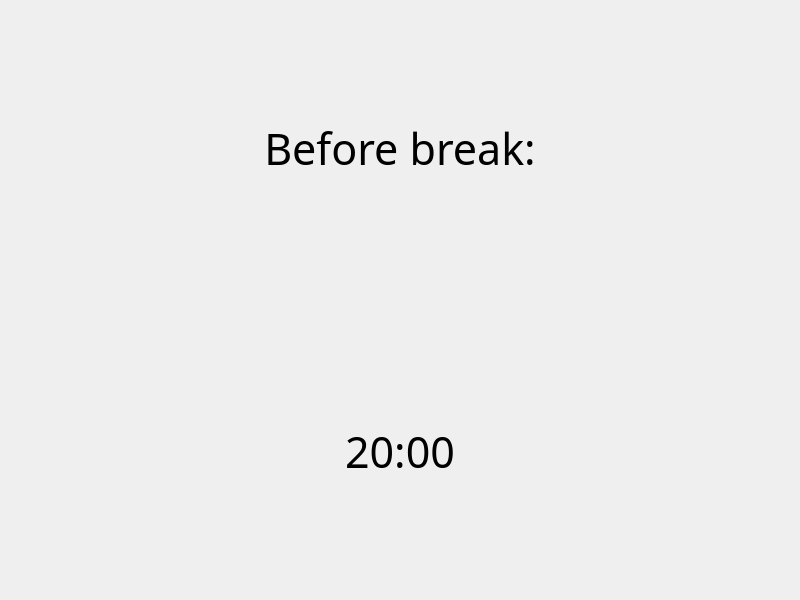
<?xml version="1.0" encoding="UTF-8"?>
<ui version="4.0">
 <class>MainWindow</class>
 <widget class="QMainWindow" name="MainWindow">
  <property name="geometry">
   <rect>
    <x>0</x>
    <y>0</y>
    <width>800</width>
    <height>600</height>
   </rect>
  </property>
  <property name="font">
   <font>
    <family>Sans Serif</family>
    <pointsize>32</pointsize>
   </font>
  </property>
  <property name="windowTitle">
   <string>EyeProtector</string>
  </property>
  <widget class="QWidget" name="centralwidget">
   <layout class="QGridLayout" name="gridLayout">
    <property name="leftMargin">
     <number>0</number>
    </property>
    <property name="topMargin">
     <number>0</number>
    </property>
    <property name="rightMargin">
     <number>0</number>
    </property>
    <property name="bottomMargin">
     <number>0</number>
    </property>
    <item row="0" column="0">
     <layout class="QVBoxLayout" name="verticalLayout">
      <property name="spacing">
       <number>6</number>
      </property>
      <item>
       <widget class="QLabel" name="label">
        <property name="text">
         <string>Before break:</string>
        </property>
        <property name="alignment">
         <set>Qt::AlignCenter</set>
        </property>
       </widget>
      </item>
      <item>
       <widget class="QLabel" name="timeLabel">
        <property name="text">
         <string>20:00</string>
        </property>
        <property name="alignment">
         <set>Qt::AlignCenter</set>
        </property>
       </widget>
      </item>
     </layout>
    </item>
   </layout>
  </widget>
 </widget>
 <resources/>
 <connections/>
</ui>
